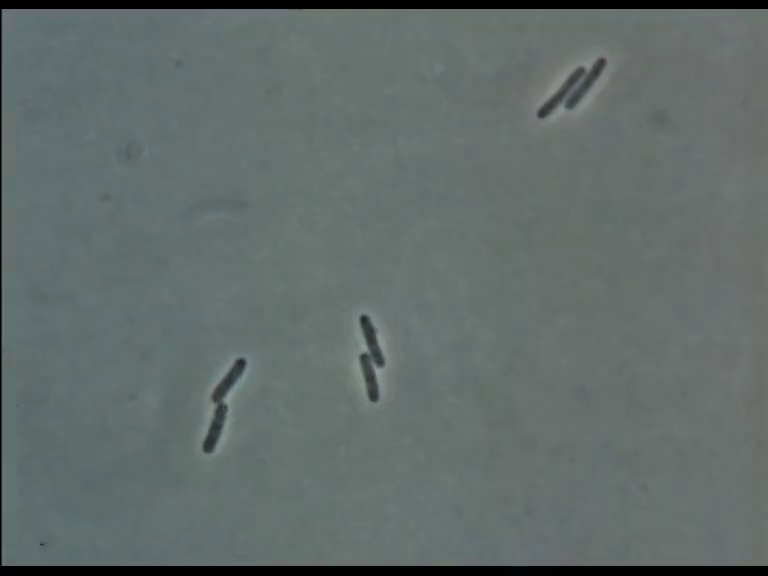
#> input picture data/growth-2/image001042.png, 768 x 576 px; its folder holds only this picture in this run
$ jupyter execute --allow-errors segment.ipynb
#> lines starting #> are read from the running program, lines starting #| are printed output that depends on the picture; after the words box and inside, x2 and y2 are one past the last pixel; in counts of white or black regions, pixels touching at a corner belong together
[cell 1]
import numpy as np
import cv2 as cv
from matplotlib import pyplot as plt
from matplotlib.patches import Circle

def segment_cells(filename, do_plot: bool = False):
#> called with filename = 'data/growth-2/image001042.png', do_plot = False
    img = cv.imread(filename)[20:-20,10:-10]
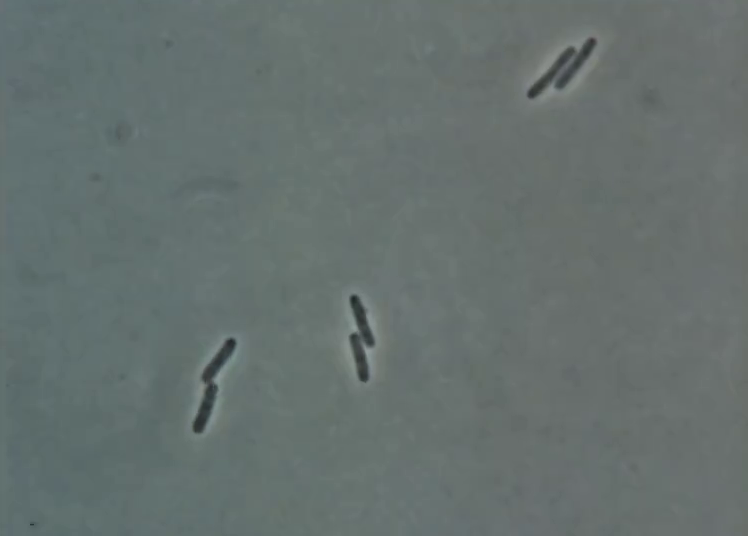
#> img: shape (536, 748, 3); mean B, G, R 110.2, 112.2, 101.4
    assert img is not None, "file could not be read, check with os.path.exists()"

    gray = cv.cvtColor(img,cv.COLOR_BGR2GRAY)
    _, thresh = cv.threshold(gray,0,255,cv.THRESH_BINARY_INV+cv.THRESH_OTSU)
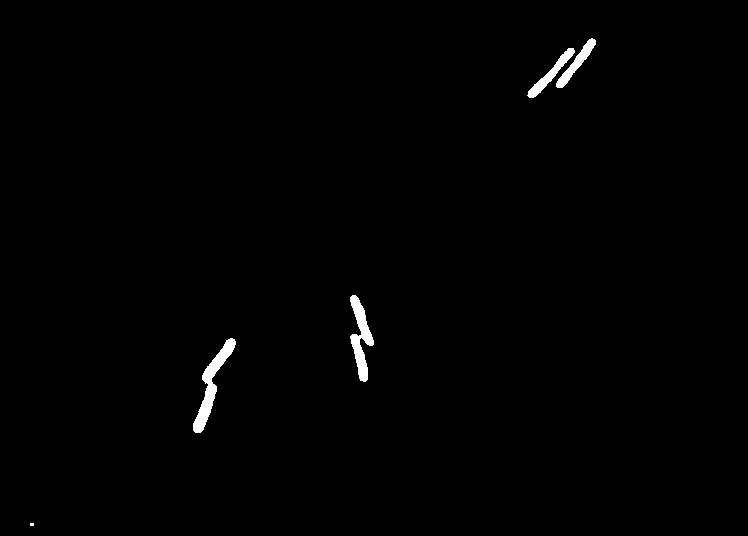
#> thresh: shape (536, 748); 0.77% white; 5 white regions (1 under 20 px), largest, box (x1, y1, x2, y2) and area: (193, 338, 236, 433) 1088, (350, 295, 374, 382) 941, (527, 48, 575, 98) 530, (556, 38, 596, 88) 507

    # noise removal
    kernel = np.ones((4,4),np.uint8)
    opening = cv.morphologyEx(thresh, cv.MORPH_OPEN, kernel, iterations = 1)
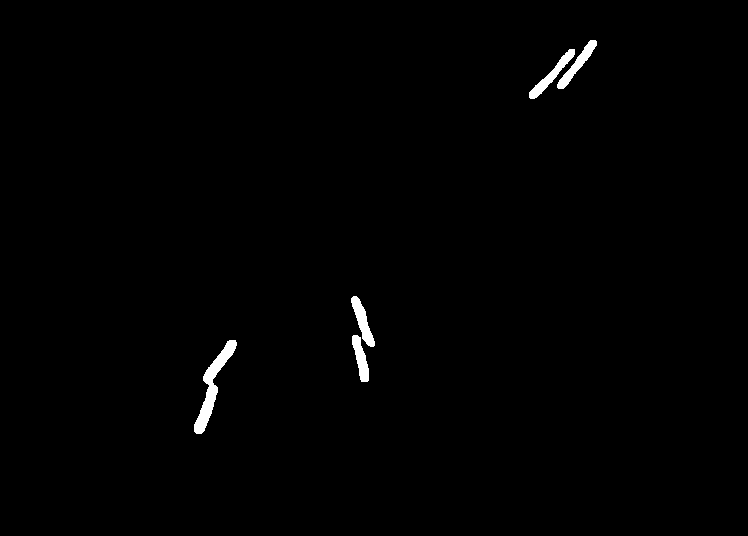
#> opening: shape (536, 748); 0.76% white; 5 white regions, box (x1, y1, x2, y2) and area: (194, 340, 237, 434) 1083, (529, 49, 575, 99) 526, (557, 40, 597, 89) 505, (351, 296, 375, 347) 496, (352, 335, 369, 382) 434

    # sure background area
    sure_bg = cv.dilate(opening, kernel, iterations=1)
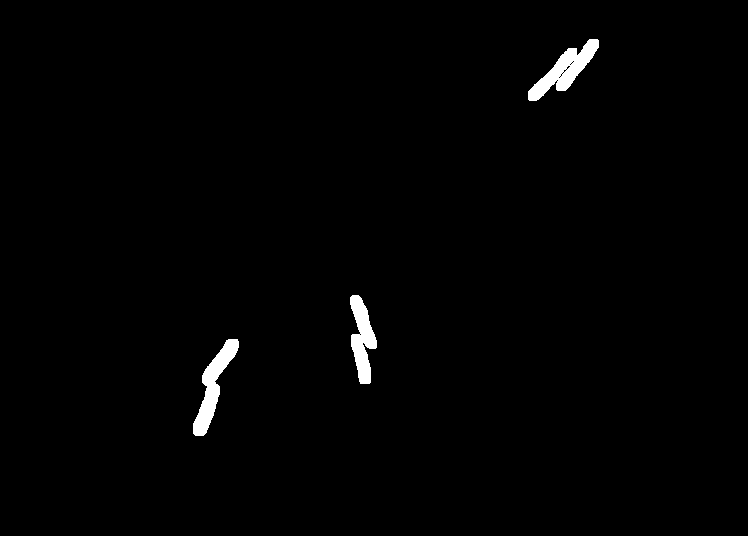
#> sure_bg: shape (536, 748); 1.1% white; 3 white regions, box (x1, y1, x2, y2) and area: (528, 39, 599, 101) 1602, (193, 339, 239, 436) 1535, (350, 295, 377, 384) 1354

    # Finding sure foreground area
    dist_transform = cv.distanceTransform(opening, cv.DIST_L2, 5)
    _, sure_fg = cv.threshold(dist_transform, 0.7, 1, cv.THRESH_BINARY)

    # Finding unknown region
    sure_fg = np.uint8(sure_fg)
    unknown = cv.subtract(sure_bg, sure_fg)

    # Marker labelling
    _, markers = cv.connectedComponents(sure_fg, connectivity=8)
#> markers: shape (536, 748) int32; 6 distinct labels, from 0 to 5

    # Add one to all labels so that sure background is not 0, but 1
    markers = markers+1
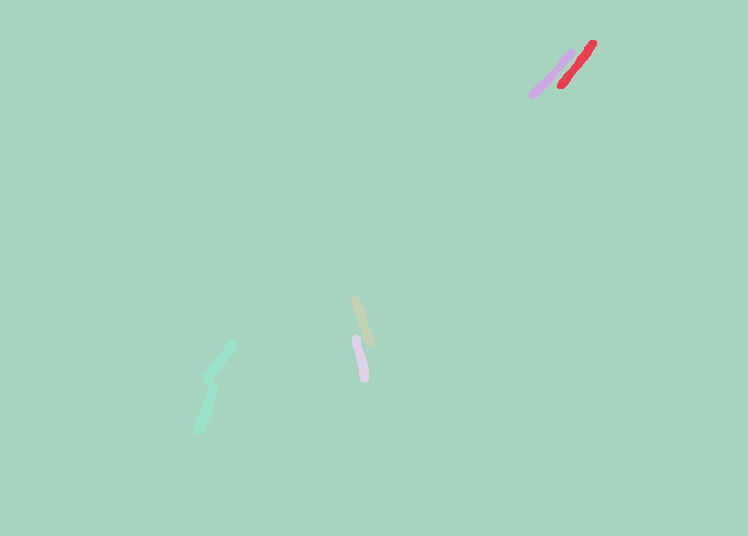
#> markers: shape (536, 748) int32; 6 distinct labels, from 1 to 6; one colour per label, 0 black

    # Now, mark the region of unknown with zero
    markers[unknown==255] = 0
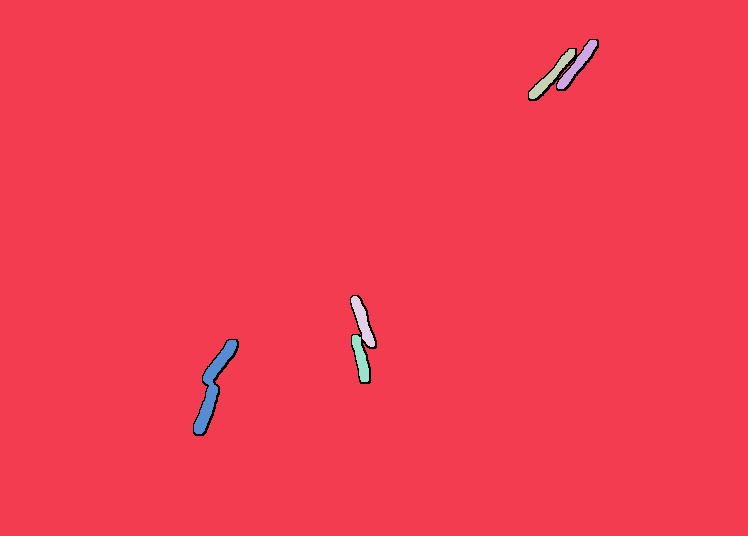
#> markers: shape (536, 748) int32; 7 distinct labels, from 0 to 6; one colour per label, 0 black

    markers = cv.watershed(img,markers)
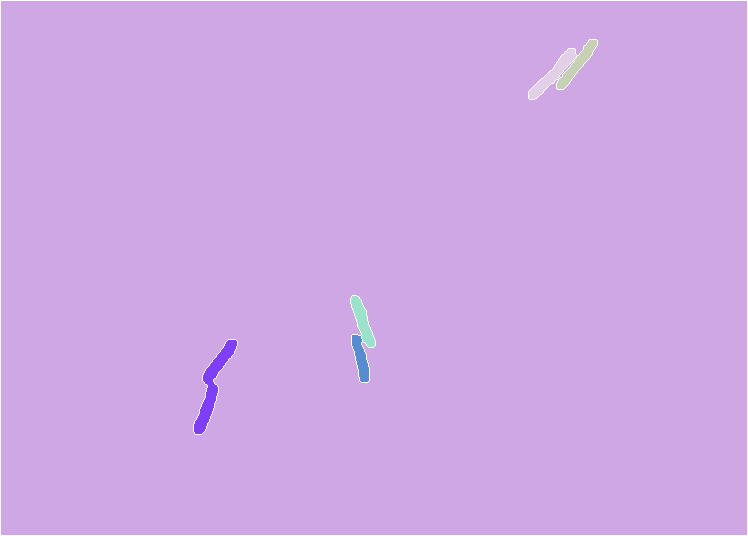
#> markers: shape (536, 748) int32; 7 distinct labels, from -1 to 6; one colour per label, 0 black, -1 white
    img_marked = np.array(img)
    img_marked[markers == -1] = [255,0,0]
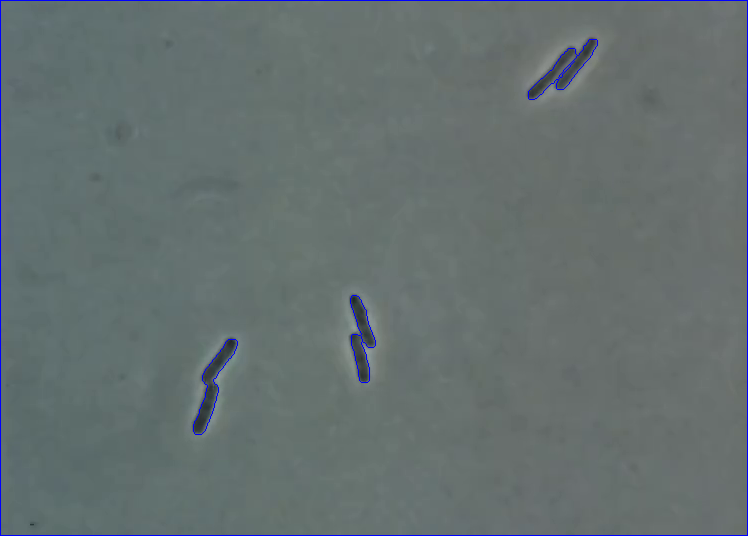
#> img_marked: shape (536, 748, 3); 0.8% of pixels changed, all inside (x1, y1, x2, y2) = (0, 0, 748, 536)

    if do_plot:
        # Plotting
        fig, ((ax0, ax1), (ax2, ax3), (ax4, ax5)) = plt.subplots(3, 2, figsize=(16, 18))
        ax0.set_axis_off()
        ax1.set_axis_off()
        ax2.set_axis_off()
        ax3.set_axis_off()
        ax4.set_axis_off()
        ax5.set_axis_off()

        ax0.imshow(img)
        ax1.imshow(thresh)
        ax2.imshow(dist_transform, cmap="gray")
        ax3.imshow(sure_fg, cmap="gray")
        ax4.imshow(markers, cmap="Set3")
        ax5.imshow(img_marked)
        for n_marker in np.unique(markers):
            if  n_marker > 1:
                x, y = np.nonzero((markers==n_marker).T)
                coords = np.array([x, y])
                middle = np.mean(coords, axis=1)
                circle = Circle(
                    middle,
                    radius=10,
                    facecolor="white",
                    edgecolor="k",
                )
                ax4.add_patch(circle)
                label = ax4.annotate(
                    str(n_marker),
                    xy=middle,
                    fontsize=10,
                    verticalalignment="center",
                    horizontalalignment="center"
                )
        print("Estimated {} cells are present".format(len(np.unique(markers))-2))

        fig.tight_layout()
    return markers, img

def count_cells(filename) -> int:
    markers, img = segment_cells(filename)
    return len(np.unique(markers))-2

def segment_cells_2(filename):
    fig, ax = plt.subplots(2, 2, figsize=(16,12))
    img = cv.imread(filename)[20:-20,20:-20]
    assert img is not None, "file could not be read, check with os.path.exists()"

    gray = cv.cvtColor(img,cv.COLOR_BGR2GRAY)
    _, thresh = cv.threshold(gray,0,255,cv.THRESH_BINARY_INV+cv.THRESH_OTSU)

    kernel = np.ones((3, 3), np.uint8)
    eroded = cv.erode(thresh, kernel, iterations=2)
    img_dilation = cv.dilate(eroded, kernel, iterations=1)

    ret, markers = cv.connectedComponents(img_dilation)
    print(ret)

    # Add one to all labels so that sure background is not 0, but 1
    markers = markers+1

    # Now, mark the region of unknown with zero
    markers[eroded==0] = 0

    markers = cv.watershed(img,markers)
    img_marked = np.array(img)
    img_marked[markers == -1] = [255,0,0]

    ax[0,0].imshow(img)
    ax[0,1].imshow(eroded)
    ax[1,0].imshow(img_dilation)
    ax[1,1].imshow(markers)

[cell 2]
from glob import glob
import scipy as sp

values = np.array([count_cells(filename) for filename in sorted(list(glob('data/growth-2/*.png')))], dtype=float)
#> values = [5]
plt.plot(values)
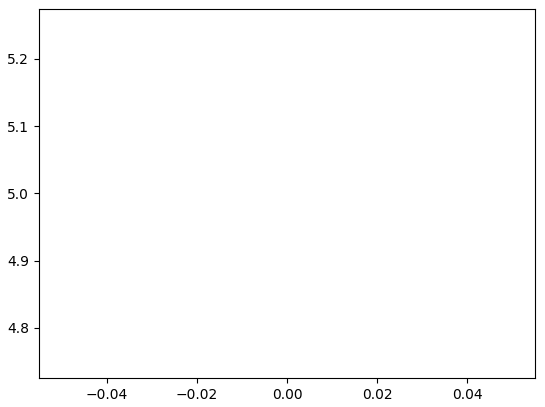
#> figure drawn by matplotlib, 1 panel

#> (a cell that did not finish here is left out)
